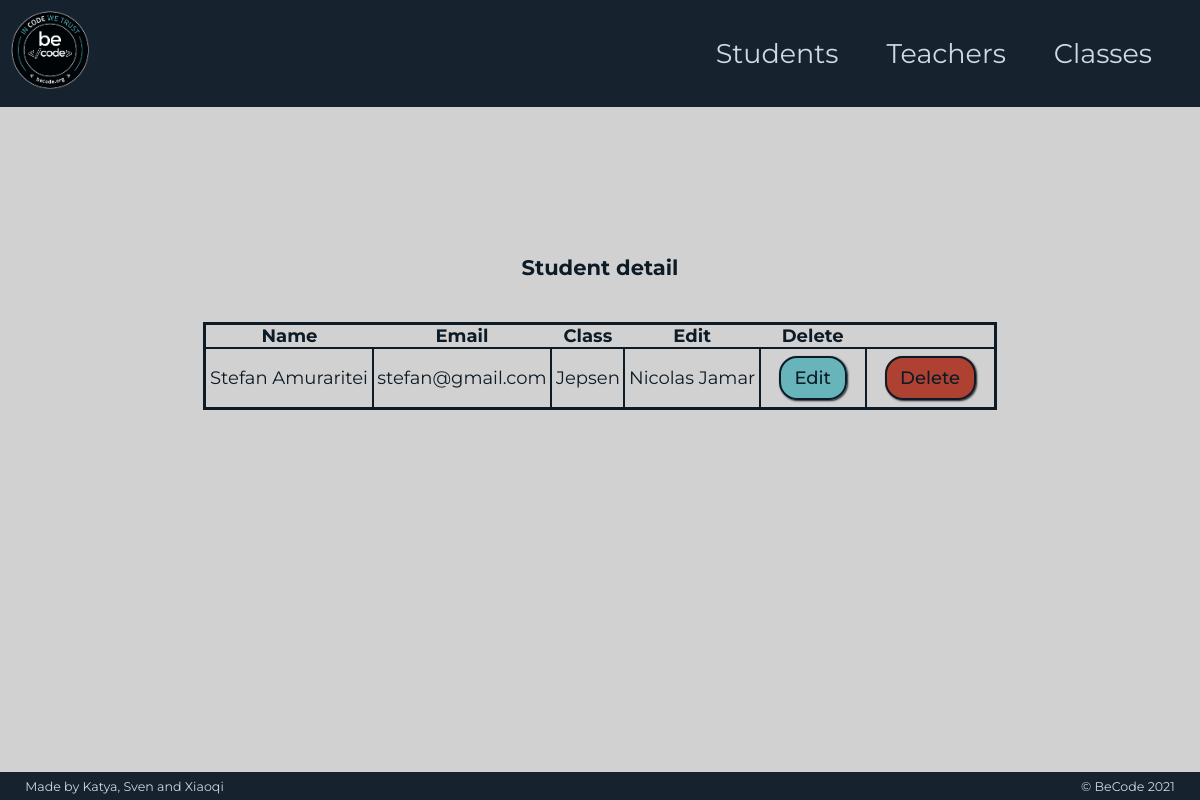
/index.php?page=viewStudent&id=3, run on an earlier commit of the app's database.
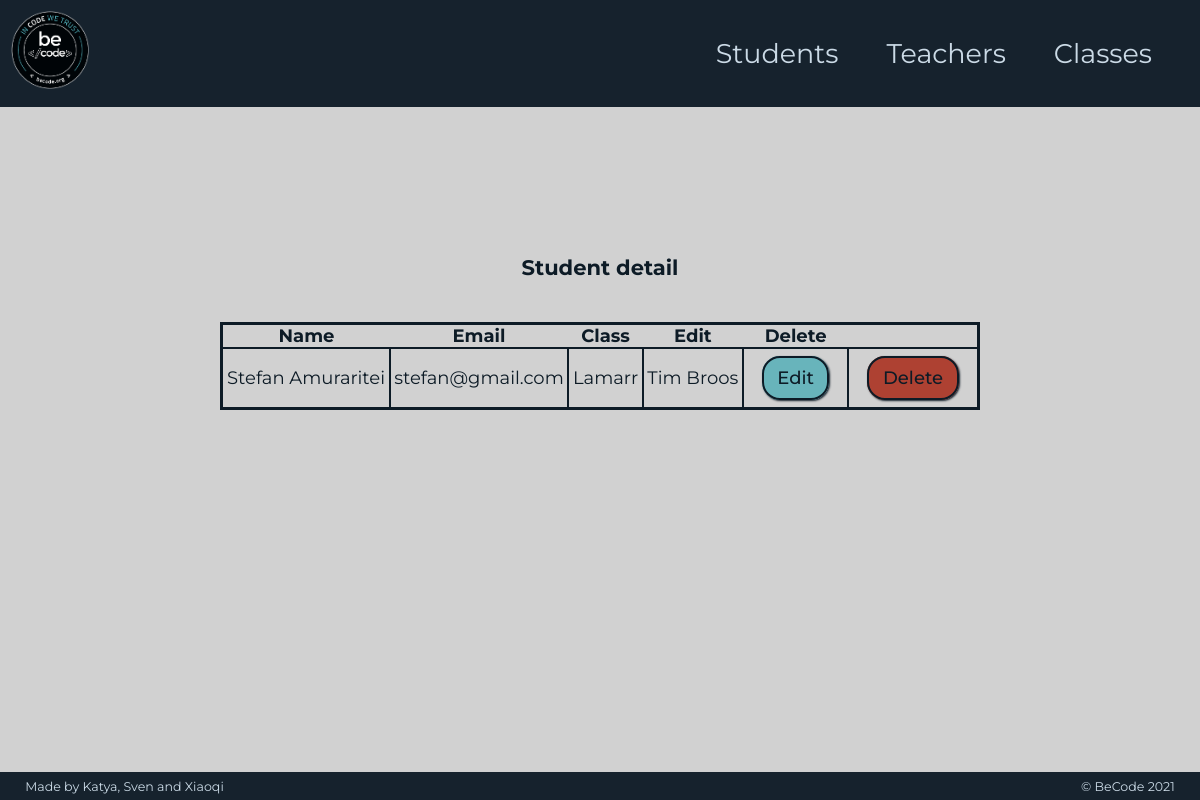
And on a later commit of the database.
### tables this page shows
CREATE TABLE Teacher (
     ID INT UNSIGNED AUTO_INCREMENT PRIMARY KEY,
     Name varchar(255) NOT NULL,
     Email varchar(255)
);

### Model/connection.php (called while the page is built, shortened)
<?php
class Connection extends PDO
{
    public function __construct(){
        $driverOptions = [
            PDO::MYSQL_ATTR_INIT_COMMAND => "SET NAMES 'utf8'",
            PDO::ATTR_ERRMODE => PDO::ERRMODE_EXCEPTION,
            PDO::ATTR_DEFAULT_FETCH_MODE => PDO::FETCH_ASSOC,
        ];
    }
}

### Model/studentLoader.php (called while the page is built, shortened)
<?php
class StudentLoader
{
    public static function getStudent(PDO $PDO, int $id){
        $handler = $PDO->query('SELECT * FROM student WHERE ID = ' . $id);
        $student = $handler->fetchAll();
        $student[0]["ClassName"] = self::getClassName($PDO, $student[0]["Class"]);
        $student[0]["Teacher"] = self::getTeacherInfo($PDO, $student[0]["Class"]);
        return $student;
    }
    public static function getClassName(PDO $PDO, int $classID)
    {
        $handler = $PDO->query('SELECT Name FROM class WHERE ID = ' . $classID);
        $className= $handler->fetchAll();
        return $className[0]["Name"];
    }
    public static function getTeacherInfo(PDO $PDO, int $classID)
    {
        $handler = $PDO->query('SELECT * FROM teacher WHERE ID = (SELECT Teacher FROM class WHERE ID = ' . $classID . ')');
        return $handler->fetchAll();
    }
}

### View/viewStudentView.php (the view)
<?php require 'includes/header.php' ?>
    <section id="students">
        <div id="studentDetail">
            <h3>Student detail</h3>
            <table>
                <tr>
                    <th>Name</th>
                    <th>Email</th>
                    <th>Class</th>
                    <th>Edit</th>
                    <th>Delete</th>
                </tr>
                <tr>
                    <td><?php echo $student[0]["Name"]; ?></td>
                    <td><?php echo $student[0]["Email"]; ?></td>
                    <td><?php echo $student[0]["ClassName"]; ?></td>
                    <td><?php echo $student[0]["Teacher"][0]["Name"]; ?></td>
                    <td class="button-cell">
                        <a class="button-Link editBtn" href="index.php?page=editStudent&id=<?php echo $student[0]["ID"]; ?>">Edit</a>
                    </td>
                    <td class="button-cell">
                        <a class="button-Link deleteBtn" href="index.php?page=deleteStudent&id=<?php echo $student[0]["ID"]; ?>">Delete</a>
                    </td>
                </tr>
            </table>
        </div>
    </section>
<?php require 'includes/footer.php' ?>

What changed in the data, as far as the page shows it:
no longer on this page (row edited): teacher: Name "Nicolas Jamar"
now on this page (row edited): teacher: Name "Tim Broos"
Also different on the page:
$student[0]["ClassName"]: "Jepsen" → "Lamarr"
